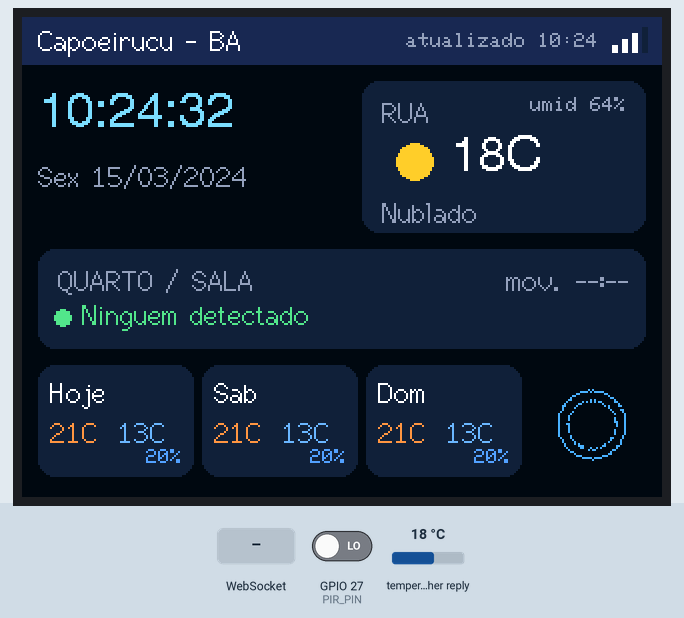
This sketch was run on a simulated ESP32. Shown: 320×240 colour display. Inputs (shaded band) come from the test bench; at power-on: GPIO 27 (PIR_PIN) LOW, temperature in the weather reply 18 °C. WiFi joins after 1.5 s; servers stay silent unless stated; the local clock reads 2024-03-15 10:24:30 at power-on unless the sketch sets it; random numbers use the default seed unless the sketch sets one; web services answer with replies made up by the test bench; what the sketch prints to the serial monitor is not drawn.

Above: at 3.4 s.
3.5 s: GPIO 27 (PIR_PIN) driven HIGH
At 3.95 s:
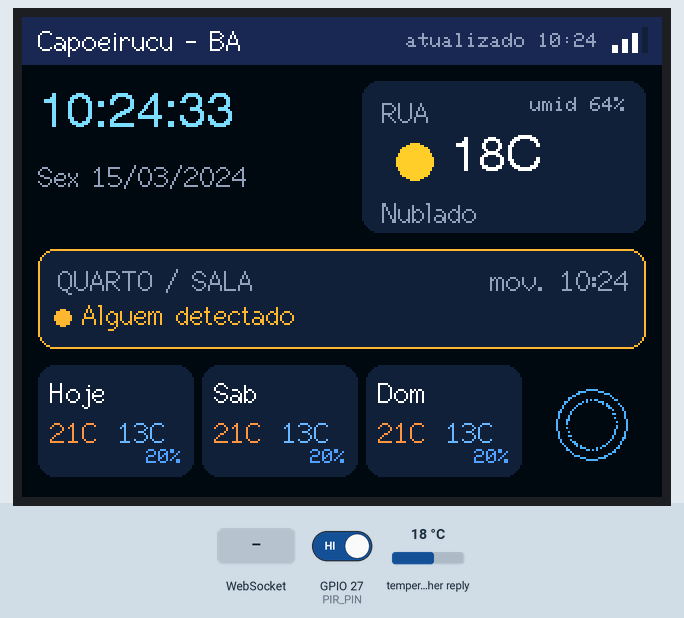
6.2 s: WebSocket text "ouvindo" received
9.2 s: WebSocket text "0" received
12.2 s: GPIO 27 (PIR_PIN) driven LOW
At 12.66 s:
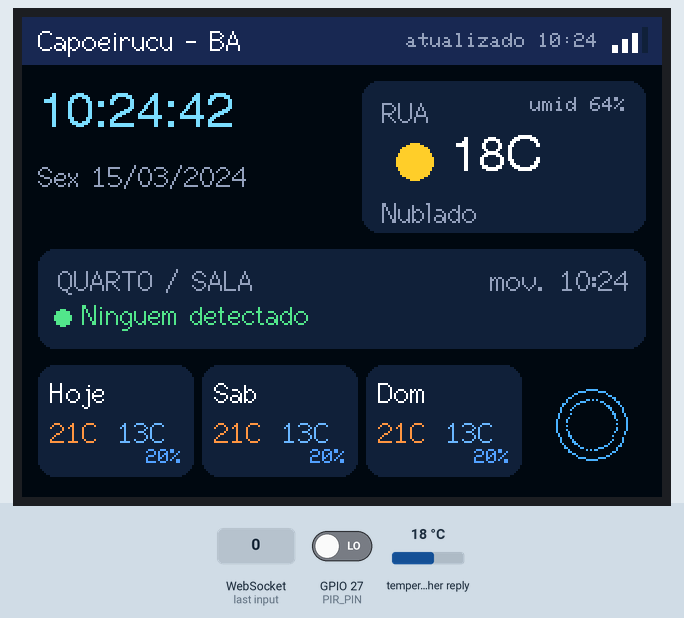
Timing chart, 0 to 15.0 s (numbered marks = the images above; inputs shaded):
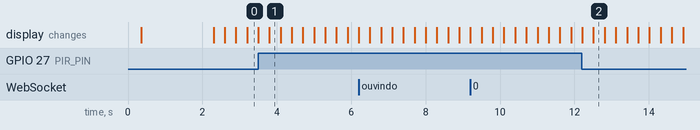

The sketch:

CYD_Nebell.ino
```cpp
/* =====================================================================
   NEBELL na CYD: monitoramento de sala + animacao da NEBELL
   Placa: ESP32-2432S028R "Cheap Yellow Display" (versao 2 USB)

   Dois modos de tela:
     - MONITORAMENTO (estado espera): relogio, clima, presenca na sala
       e previsao de 3 dias. A animacao fica discreta no canto.
     - ATIVO (ouvindo, pensando, falando, alerta...): a animacao ocupa
       a tela inteira, com o nome do estado embaixo. Ao voltar para
       espera, volta NA HORA para o monitoramento.

   Par do lado do PC: nebell_esp.py (no C:\Nebell-main). Ligue com
   "esp_ligado": true no nebell_config.json. O PC envia {"estado":"..."}
   (ja traduzido para portugues: espera/ouvindo/pensando/falando/alerta);
   este sketch aceita tambem os nomes em ingles, por seguranca.

   Bibliotecas (Gerenciador de Bibliotecas do Arduino):
     - TFT_eSPI, ArduinoJson, WebSockets (Links2004 / Markus Sattler)

   O sensor PIR (HC-SR501) ligado no IO27 e lido aqui na placa.
   O Serial mostra os quadros por segundo (fps) a cada 2 segundos.
   ===================================================================== */

#include <WiFi.h>
#include <WiFiClientSecure.h>
#include <HTTPClient.h>
#include <SPI.h>
#include <TFT_eSPI.h>
#include <WebSocketsClient.h>
#include <ArduinoJson.h>
#include <time.h>
#include <math.h>

// ======================= COLOQUE SEUS DADOS AQUI =======================
// Nao guarde senha de verdade aqui se for publicar: este arquivo vai para
// um repositorio publico. Preencha na sua copia local e nao commite.
const char* WIFI_NOME   = "SEU_WIFI";        // nome do hotspot (2,4 GHz)
const char* WIFI_SENHA  = "SUA_SENHA";       // senha do hotspot
const char* PC_IP       = "192.168.x.x";     // IP do PC no MESMO wifi ("ipconfig"; NAO o .1)
const uint16_t PC_PORTA = 8765;              // mesma porta do nebell_esp.py (esp_porta)
// =======================================================================

const char* CIDADE    = "Capoeirucu - BA";
const float LATITUDE  = -12.5833;
const float LONGITUDE = -38.9667;
const char* FUSO      = "<-03>3";           // Bahia: UTC-3, sem horario de verao

const int PIR_PIN = 27;                     // sensor de presenca (HC-SR501)
const unsigned long INTERVALO_CLIMA = 15UL * 60UL * 1000UL;
const unsigned long INTERVALO_ERRO  = 60UL * 1000UL;
const unsigned long TEMPO_VOLTA     = 0;    // ms apos espera para voltar ao monitor (0 = na hora)

#define LARGURA 320
#define ALTURA  240
#define MOSTRAR_NOME_ESTADO 1               // 1 = nome do estado embaixo na tela cheia; 0 = sem texto
const int   N_PARTICULAS = 220;
const float TAU = 6.2831853f;

constexpr uint16_t rgb(uint8_t r, uint8_t g, uint8_t b) {
  return ((r & 0xF8) << 8) | ((g & 0xFC) << 3) | (b >> 3);
}
const uint16_t COR_FUNDO   = rgb(6, 9, 20);
const uint16_t COR_BARRA   = rgb(24, 40, 80);
const uint16_t COR_CARTAO  = rgb(22, 32, 62);
const uint16_t COR_FRACO   = rgb(150, 160, 185);
const uint16_t COR_HORA    = rgb(120, 220, 255);
const uint16_t COR_QUENTE  = rgb(255, 150, 70);
const uint16_t COR_FRIO    = rgb(110, 180, 255);
const uint16_t COR_CHUVA   = rgb(80, 160, 255);
const uint16_t COR_SOL     = rgb(255, 205, 40);
const uint16_t COR_VERDE   = rgb(80, 230, 140);
const uint16_t COR_AMBAR   = rgb(255, 180, 50);
const uint16_t COR_ESPERA  = rgb(74, 176, 255);

const char* NOMES_DIA[] = { "Domingo", "Segunda", "Terca", "Quarta", "Quinta", "Sexta", "Sabado" };
const char* SIGLAS_DIA[] = { "Dom", "Seg", "Ter", "Qua", "Qui", "Sex", "Sab" };

TFT_eSPI tft = TFT_eSPI();
WebSocketsClient ws;

// ---------------- Previsao do tempo ----------------
struct Clima {
  bool  valido = false;
  float temperatura, sensacao, vento;
  int   umidade, codigo;
  bool  dia;
  char  atualizado[6] = "--:--";
  int   diaSemana[3], diaCodigo[3], diaChuva[3];
  float diaMax[3], diaMin[3];
};
Clima clima;

// ---------------- Presenca ----------------
bool presente = false;
char ultimoMovimento[6] = "--:--";

// ---------------- Animacao ----------------
enum Forma { F_ORBITA, F_ONDA, F_ELIPSE, F_ESFERA, F_CAOS, F_ESPIRAL };

struct Particula { float x, y; int px, py; };
Particula ps[N_PARTICULAS];

Forma    forma = F_ORBITA;
uint16_t cor   = COR_ESPERA;
char     estadoAtual[24] = "espera";
float    fase = 0;

bool          modoAtivo     = false;   // true = tela cheia com a animacao
bool          voltaPendente = false;   // estado voltou para espera, aguardando
unsigned long momentoEspera = 0;

// Timers
unsigned long ultimoQuadro = 0, ultimoRelogio = 0, ultimoPir = 0, ultimoCabecalho = 0;
unsigned long ultimaBusca = 0, ultimoRelatorio = 0, quadrosNoPeriodo = 0;
bool ultimaBuscaDeuCerto = false;

// =====================================================================
//  Funcoes de ajuda
// =====================================================================

const char* descricaoTempo(int codigo) {
  switch (codigo) {
    case 0:  return "Ceu limpo";
    case 1:  return "Poucas nuvens";
    case 2:  return "Parc. nublado";
    case 3:  return "Nublado";
    case 45: case 48: return "Neblina";
    case 51: case 53: case 55: case 56: case 57: return "Garoa";
    case 61: return "Chuva fraca";
    case 63: return "Chuva";
    case 65: return "Chuva forte";
    case 80: case 81: return "Pancadas";
    case 82: return "Temporal";
    case 95: return "Trovoada";
    case 96: case 97: case 99: return "Trovoada forte";
    default: return "---";
  }
}

int diaDaSemana(const char* data) {
  if (data == nullptr) return 0;
  int a = atoi(data), m = atoi(data + 5), d = atoi(data + 8);
  static const int t[] = { 0, 3, 2, 5, 0, 3, 5, 1, 4, 6, 2, 4 };
  if (m < 3) a -= 1;
  return (a + a / 4 - a / 100 + a / 400 + t[(m - 1) % 12] + d) % 7;
}

void desenharSol(int cx, int cy, int r) {
  tft.fillCircle(cx, cy, r, COR_SOL);
}

// =====================================================================
//  Partes da tela de monitoramento
// =====================================================================

void desenharCabecalho() {
  tft.fillRect(0, 0, LARGURA, 24, COR_BARRA);
  tft.setTextDatum(ML_DATUM);
  tft.setTextColor(TFT_WHITE, COR_BARRA);
  tft.drawString(CIDADE, 8, 12, 2);

  if (clima.valido) {
    tft.setTextDatum(MR_DATUM);
    tft.setTextColor(COR_FRACO, COR_BARRA);
    tft.drawString(String("atualizado ") + clima.atualizado, 288, 12, 1);
  }

  int barras = 0;
  if (WiFi.status() == WL_CONNECTED) {
    int rssi = WiFi.RSSI();
    barras = rssi > -55 ? 4 : rssi > -65 ? 3 : rssi > -75 ? 2 : rssi > -85 ? 1 : 0;
  }
  for (int i = 0; i < 4; i++) {
    int h = 4 + i * 3;
    tft.fillRect(295 + i * 5, 18 - h, 3, h, i < barras ? TFT_WHITE : COR_CARTAO);
  }
}

// Relogio e data: so redesenha a propria area
void desenharRelogio(const struct tm& agora) {
  tft.fillRect(4, 28, 162, 64, COR_FUNDO);
  char hora[12];
  snprintf(hora, sizeof(hora), "%02d:%02d:%02d", agora.tm_hour, agora.tm_min, agora.tm_sec);
  tft.setTextDatum(TL_DATUM);
  tft.setTextColor(COR_HORA, COR_FUNDO);
  tft.drawString(hora, 8, 36, 4);

  char data[24];
  snprintf(data, sizeof(data), "%s %02d/%02d/%04d", SIGLAS_DIA[agora.tm_wday],
           agora.tm_mday, agora.tm_mon + 1, agora.tm_year + 1900);
  tft.setTextColor(COR_FRACO, COR_FUNDO);
  tft.drawString(data, 8, 72, 2);
}

// Cartao RUA: clima atual
void desenharRua() {
  tft.fillRoundRect(170, 32, 142, 76, 8, COR_CARTAO);
  tft.setTextDatum(TL_DATUM);
  tft.setTextColor(COR_FRACO, COR_CARTAO);
  tft.drawString("RUA", 180, 40, 2);

  if (!clima.valido) {
    tft.drawString("Buscando...", 180, 70, 2);
    return;
  }
  desenharSol(196, 72, 9);
  tft.setTextColor(TFT_WHITE, COR_CARTAO);
  tft.drawString(String(lroundf(clima.temperatura)) + "C", 214, 58, 4);
  tft.setTextColor(COR_FRACO, COR_CARTAO);
  tft.drawString(descricaoTempo(clima.codigo), 180, 90, 2);

  tft.setTextDatum(TR_DATUM);
  tft.drawString("umid " + String(clima.umidade) + "%", 302, 40, 1);
}

// Cartao QUARTO / SALA: presenca detectada pelo PIR
void desenharPresenca() {
  tft.fillRoundRect(8, 116, 304, 50, 8, COR_CARTAO);
  if (presente) tft.drawRoundRect(8, 116, 304, 50, 8, COR_AMBAR);

  tft.setTextDatum(TL_DATUM);
  tft.setTextColor(COR_FRACO, COR_CARTAO);
  tft.drawString("QUARTO / SALA", 18, 124, 2);

  uint16_t c = presente ? COR_AMBAR : COR_VERDE;
  tft.fillCircle(20, 150, 4, c);
  tft.setTextColor(c, COR_CARTAO);
  tft.drawString(presente ? "Alguem detectado" : "Ninguem detectado", 30, 141, 2);

  tft.setTextDatum(TR_DATUM);
  tft.setTextColor(COR_FRACO, COR_CARTAO);
  tft.drawString(String("mov. ") + ultimoMovimento, 304, 124, 2);
}

// Tres cartoes de previsao
void desenharPrevisao() {
  for (int k = 0; k < 3; k++) {
    int X = 8 + k * 82, Y = 174;
    tft.fillRoundRect(X, Y, 78, 56, 8, COR_CARTAO);
    if (!clima.valido) continue;

    tft.setTextDatum(TL_DATUM);
    tft.setTextColor(TFT_WHITE, COR_CARTAO);
    tft.drawString(k == 0 ? "Hoje" : SIGLAS_DIA[clima.diaSemana[k]], X + 6, Y + 6, 2);

    tft.setTextColor(COR_QUENTE, COR_CARTAO);
    tft.drawString(String(lroundf(clima.diaMax[k])) + "C", X + 6, Y + 26, 2);
    tft.setTextColor(COR_FRIO, COR_CARTAO);
    tft.drawString(String(lroundf(clima.diaMin[k])) + "C", X + 40, Y + 26, 2);

    tft.setTextDatum(TR_DATUM);
    tft.setTextColor(COR_CHUVA, COR_CARTAO);
    tft.drawString(String(clima.diaChuva[k]) + "%", X + 72, Y + 42, 1);
  }
}

void desenharTelaMonitoramento() {
  tft.fillScreen(COR_FUNDO);
  desenharCabecalho();
  struct tm agora;
  if (getLocalTime(&agora, 50)) desenharRelogio(agora);
  desenharRua();
  desenharPresenca();
  desenharPrevisao();
}

// =====================================================================
//  Animacao
// =====================================================================

void aplicarEstado(const char* e) {
  strncpy(estadoAtual, e, sizeof(estadoAtual) - 1);
  estadoAtual[sizeof(estadoAtual) - 1] = 0;

  if      (!strcmp(e, "ouvindo")  || !strcmp(e, "listening")) { forma = F_ONDA;    cor = rgb( 80,230,140); }
  else if (!strcmp(e, "pensando") || !strcmp(e, "thinking"))  { forma = F_ELIPSE;  cor = rgb(255, 77,122); }
  else if (!strcmp(e, "falando")  || !strcmp(e, "speaking"))  { forma = F_ESFERA;  cor = rgb(120,220,255); }
  else if (!strcmp(e, "alerta")   || !strcmp(e, "erro"))      { forma = F_CAOS;    cor = rgb(255, 48, 92); }
  else                                                        { forma = F_ESPIRAL; cor = rgb( 74,134,255); }
}

#if MOSTRAR_NOME_ESTADO
// Nome do estado embaixo da animacao em tela cheia. So redesenha quando
// o estado muda; as particulas ficam acima de y=214, entao nao o apagam.
void desenharNomeEstado() {
  const char* nome;
  switch (forma) {
    case F_ONDA:   nome = "OUVINDO";  break;
    case F_ELIPSE: nome = "PENSANDO"; break;
    case F_ESFERA: nome = "FALANDO";  break;
    case F_CAOS:   nome = "ALERTA";   break;
    default:       nome = "";         break;
  }
  tft.fillRect(0, 214, LARGURA, 26, COR_FUNDO);
  tft.setTextDatum(MC_DATUM);
  tft.setTextColor(cor, COR_FUNDO);
  tft.drawString(nome, LARGURA / 2, 226, 2);
}
#endif

// Posicao-alvo da particula i. (cx, cy) = centro, esc = escala, f = forma
void alvo(int i, float &tx, float &ty, float cx, float cy, float esc, int f) {
  float a = i * TAU / N_PARTICULAS, r;
  switch (f) {
    case F_ORBITA: {
      float raio = (i % 2 == 0) ? 50 : 70;
      float d = (i % 2 == 0) ? 1 : -1;
      a += d * fase * 0.4f;
      r = raio * esc;
      break;
    }
    case F_ONDA:
      a = i * TAU * 7 / N_PARTICULAS;
      r = (20 + 60 * fmodf((float)i / N_PARTICULAS + fase * 0.12f, 1.0f)) * esc;
      break;
    case F_ELIPSE: {
      a += fase * 1.5f;
      float x = cosf(a) * 78 * esc, y = sinf(a) * 34 * esc;
      float c = cosf(fase * 0.5f), s = sinf(fase * 0.5f);
      tx = cx + x * c - y * s;
      ty = cy + x * s + y * c;
      return;
    }
    case F_ESFERA: {
      float phi = acosf(1 - 2 * (i + 0.5f) / N_PARTICULAS);
      float th  = M_PI * (1 + sqrtf(5)) * i;
      float R   = (48 + 12 * sinf(fase * 4)) * esc;
      float x = sinf(phi) * cosf(th), y = cosf(phi), z = sinf(phi) * sinf(th);
      float xr = x * cosf(fase) + z * sinf(fase);
      tx = cx + xr * R;
      ty = cy + y * R;
      return;
    }
    case F_CAOS:
      a = random(0, 628) / 100.0f;
      r = (50 + random(-25, 25)) * esc;
      break;
    case F_ESPIRAL:
    default:
      a = i * 0.35f + fase * 2;
      r = (12 + 60 * ((float)i / N_PARTICULAS)) * esc;
      break;
  }
  tx = cx + cosf(a) * r;
  ty = cy + sinf(a) * r;
}

// Desenha as particulas apagando cada uma na posicao antiga
void animarParticulas(float cx, float cy, float esc, int f, uint16_t corP, int tamanho) {
  for (int i = 0; i < N_PARTICULAS; i++) {
    tft.fillRect(ps[i].px, ps[i].py, tamanho, tamanho, COR_FUNDO);
    float tx, ty;
    alvo(i, tx, ty, cx, cy, esc, f);
    ps[i].x += (tx - ps[i].x) * 0.12f;
    ps[i].y += (ty - ps[i].y) * 0.12f;
    ps[i].px = (int)ps[i].x;
    ps[i].py = (int)ps[i].y;
    tft.fillRect(ps[i].px, ps[i].py, tamanho, tamanho, corP);
  }
  fase += 0.05f;
}

// Joga todas as particulas para perto de um ponto (usado ao trocar de modo)
void resetarParticulas(float cx, float cy, float espalho) {
  for (int i = 0; i < N_PARTICULAS; i++) {
    ps[i].x = cx + random(-espalho, espalho);
    ps[i].y = cy + random(-espalho, espalho);
    ps[i].px = (int)ps[i].x;
    ps[i].py = (int)ps[i].y;
  }
}

// =====================================================================
//  Internet: previsao
// =====================================================================

bool buscarClima() {
  if (WiFi.status() != WL_CONNECTED) return false;

  String url = "https://api.open-meteo.com/v1/forecast"
               "?latitude=" + String(LATITUDE, 4) +
               "&longitude=" + String(LONGITUDE, 4) +
               "&current=temperature_2m,relative_humidity_2m,apparent_temperature,"
               "is_day,weather_code,wind_speed_10m"
               "&daily=weather_code,temperature_2m_max,temperature_2m_min,"
               "precipitation_probability_max"
               "&timezone=America%2FBahia&forecast_days=3";

  WiFiClientSecure cliente;
  cliente.setInsecure();
  HTTPClient http;
  http.begin(cliente, url);
  int status = http.GET();
  if (status != 200) {
    Serial.printf("Erro ao buscar a previsao: %d\n", status);
    http.end();
    return false;
  }
  String resposta = http.getString();
  http.end();

  JsonDocument doc;
  if (deserializeJson(doc, resposta)) return false;

  JsonObject atual = doc["current"];
  clima.temperatura = atual["temperature_2m"] | 0.0f;
  clima.sensacao    = atual["apparent_temperature"] | 0.0f;
  clima.umidade     = atual["relative_humidity_2m"] | 0;
  clima.vento       = atual["wind_speed_10m"] | 0.0f;
  clima.codigo      = atual["weather_code"] | 0;
  clima.dia         = (atual["is_day"] | 1) == 1;

  JsonObject diario = doc["daily"];
  for (int i = 0; i < 3; i++) {
    clima.diaSemana[i] = diaDaSemana(diario["time"][i].as<const char*>());
    clima.diaCodigo[i] = diario["weather_code"][i] | 0;
    clima.diaMax[i]    = diario["temperature_2m_max"][i] | 0.0f;
    clima.diaMin[i]    = diario["temperature_2m_min"][i] | 0.0f;
    clima.diaChuva[i]  = diario["precipitation_probability_max"][i] | 0;
  }

  struct tm agora;
  if (getLocalTime(&agora, 100)) strftime(clima.atualizado, sizeof(clima.atualizado), "%H:%M", &agora);
  clima.valido = true;
  return true;
}

void atualizarClima() {
  ultimaBuscaDeuCerto = buscarClima();
  ultimaBusca = millis();
  desenharCabecalho();
  desenharRua();
  desenharPrevisao();
}

// =====================================================================
//  WebSocket: recebe o estado do PC
// =====================================================================

void aoReceberWs(WStype_t tipo, uint8_t* payload, size_t tamanho) {
  switch (tipo) {
    case WStype_CONNECTED:
      Serial.println("WebSocket conectado ao PC");
      break;
    case WStype_DISCONNECTED:
      Serial.println("WebSocket caiu. Tentando de novo...");
      break;
    case WStype_TEXT: {
      JsonDocument doc;
      if (deserializeJson(doc, (const char*)payload, tamanho)) return;
      const char* e = doc["estado"] | "espera";
      Serial.printf("Estado: %s\n", e);

      if (!strcmp(e, "espera") || !strcmp(e, "idle") || !strcmp(e, "encerrando")) {
        // Volta ao monitoramento (na hora, por TEMPO_VOLTA = 0)
        if (modoAtivo && !voltaPendente) {
          voltaPendente = true;
          momentoEspera = millis();
        }
      } else {
        // Estado ativo: cancela a volta e entra na tela cheia
        voltaPendente = false;
        aplicarEstado(e);
        if (!modoAtivo) {
          modoAtivo = true;
          tft.fillScreen(COR_FUNDO);
          resetarParticulas(160, 120, 60);
        }
#if MOSTRAR_NOME_ESTADO
        desenharNomeEstado();
#endif
      }
      break;
    }
    default:
      break;
  }
}

// =====================================================================

void setup() {
  Serial.begin(115200);
  pinMode(PIR_PIN, INPUT);

  tft.init();
  tft.setRotation(1);
  tft.writecommand(0x26); tft.writedata(2);
  delay(120);
  tft.writecommand(0x26); tft.writedata(1);
  tft.fillScreen(COR_FUNDO);

  resetarParticulas(285, 204, 8);

  tft.setTextDatum(MC_DATUM);
  tft.setTextColor(TFT_WHITE, COR_FUNDO);
  tft.drawString("Conectando ao WiFi...", 160, 120, 2);

  WiFi.mode(WIFI_STA);
  WiFi.begin(WIFI_NOME, WIFI_SENHA);
  while (WiFi.status() != WL_CONNECTED) {
    delay(300);
    Serial.print(".");
  }
  Serial.print("\nWiFi OK. IP da placa: ");
  Serial.println(WiFi.localIP());

  configTzTime(FUSO, "a.st1.ntp.br", "pool.ntp.org");
  struct tm agora;
  while (!getLocalTime(&agora, 2000)) Serial.println("Esperando a hora...");

  atualizarClima();
  desenharTelaMonitoramento();

  ws.begin(PC_IP, PC_PORTA, "/");
  ws.onEvent(aoReceberWs);
  ws.setReconnectInterval(3000);
}

void loop() {
  ws.loop();
  unsigned long agoraMs = millis();

  // 1) Volta ao monitoramento depois que o estado virou espera
  //    (TEMPO_VOLTA = 0 -> na hora, ja no proximo laco)
  if (voltaPendente && agoraMs - momentoEspera >= TEMPO_VOLTA) {
    voltaPendente = false;
    modoAtivo = false;
    resetarParticulas(285, 204, 8);
    desenharTelaMonitoramento();
  }

  // 2) Animacao: tela cheia no modo ativo, canto no monitoramento
  if (agoraMs - ultimoQuadro >= 33) {
    ultimoQuadro = agoraMs;
    if (modoAtivo) animarParticulas(160, 120, 1.0f, forma, cor, 2);
    else           animarParticulas(285, 204, 0.25f, F_ORBITA, COR_ESPERA, 1);
    quadrosNoPeriodo++;
  }

  // Os itens abaixo so mexem na tela de monitoramento
  if (!modoAtivo) {
    // 3) Relogio a cada segundo
    if (agoraMs - ultimoRelogio >= 1000) {
      ultimoRelogio = agoraMs;
      struct tm agora;
      if (getLocalTime(&agora, 10)) desenharRelogio(agora);
    }

    // 4) Presenca a cada 200 ms (so redesenha quando muda)
    if (agoraMs - ultimoPir >= 200) {
      ultimoPir = agoraMs;
      bool agoraPresente = digitalRead(PIR_PIN) == HIGH;
      if (agoraPresente != presente) {
        presente = agoraPresente;
        if (presente) {
          struct tm agora;
          if (getLocalTime(&agora, 10)) strftime(ultimoMovimento, sizeof(ultimoMovimento), "%H:%M", &agora);
        }
        desenharPresenca();
      }
    }

    // 5) Cabecalho (sinal do WiFi) a cada 10 s
    if (agoraMs - ultimoCabecalho >= 10000) {
      ultimoCabecalho = agoraMs;
      desenharCabecalho();
    }

    // 6) Previsao: a cada 15 min (ou 1 min se a ultima deu erro)
    unsigned long espera = ultimaBuscaDeuCerto ? INTERVALO_CLIMA : INTERVALO_ERRO;
    if (agoraMs - ultimaBusca > espera) atualizarClima();
  }

  // Relatorio de quadros por segundo a cada 2 segundos
  if (agoraMs - ultimoRelatorio >= 2000) {
    Serial.printf("fps: %.1f\n", quadrosNoPeriodo / 2.0f);
    quadrosNoPeriodo = 0;
    ultimoRelatorio = agoraMs;
  }
}
```
